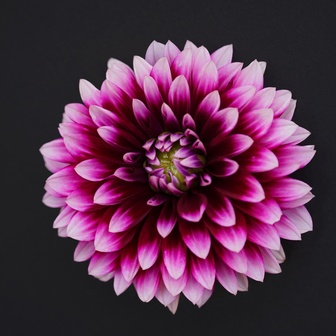
#> input picture Assignment-11/dahlia.jpg, 336 x 336 px, shrunk from 800 x 800 before the run
$ python FFT2_Sample.py
#> lines starting #> are read from the running program, lines starting #| are printed output that depends on the picture; long printed decimals are rounded
#	=====================================================================
#	Purpose: To understand the effect of Fourier Transform on an image.
#	---------------------------------------------------------------------
#	Sangeeta Biswas
#	Associate Professor
#	University of Rajshahi, Rajshahi
#	12.8.2022
#	=====================================================================

import cv2
import numpy as np
import matplotlib.pyplot as plt

def main():
    # Load image.
    img_path = 'dahlia.jpg'#GhostPepper.jpg' #PaddyField.jpeg'
    rgb = plt.imread(img_path)
#> rgb is the input picture: shape (336, 336, 3); mean R, G, B 88, 48.3, 74.2

    # Convert images
    gray = cv2.cvtColor(rgb, cv2.COLOR_RGB2GRAY)
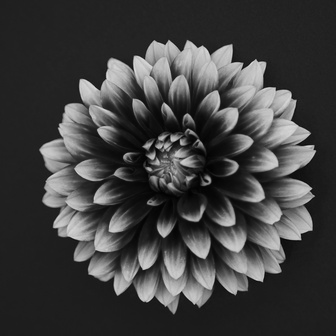
#> gray: shape (336, 336); min 2, max 224, mean 63.1

    # Perform Fast Fourier Transformation for 2D signal, i.e., image
    ftimg = np.fft.fft2(gray)
    centered_ftimg = np.fft.fftshift(ftimg)
    magnitude_spectrum = 100 * np.log(np.abs(ftimg))
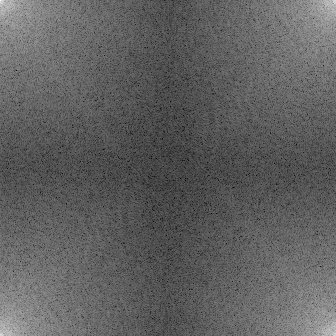
#> magnitude_spectrum: shape (336, 336) float64; min 255.7, max 1577.9, mean 756; drawn with min black and max white
    centered_magnitude_spectrum = 100 * np.log(np.abs(centered_ftimg))
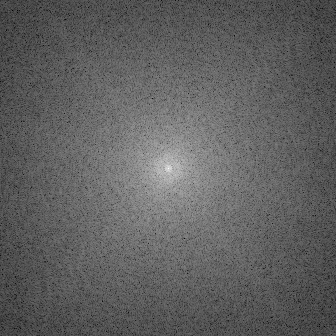
#> centered_magnitude_spectrum: shape (336, 336) float64; min 255.7, max 1577.9, mean 756; drawn with min black and max white

    print(gray.shape, ftimg.shape, centered_ftimg.shape)
#| (336, 336) (336, 336) (336, 336)
    print(gray.max(), gray.min(), ftimg.max(), ftimg.min(), centered_ftimg.max(), centered_ftimg.min())
#| 224 2 (7123924+0j) (-1082325.270+86551.63167803938j) (7123924+0j) (-1082325.270+86551.63167803938j)

    # Build a Gaussian filter.
    ncols, nrows = gray.shape
#> ncols = 336; nrows = 336
    gaussian_filter = build_gaussian_filter(ncols, nrows)
    print('Gausian :',gaussian_filter)
    # Apply Gaussian filter
    ftimg_gf = centered_ftimg * gaussian_filter
    filtered_img = np.abs(np.fft.ifft2(ftimg_gf))

    # Save images all together by matplotlib.
    img_set = [rgb, gray, magnitude_spectrum, centered_magnitude_spectrum, gaussian_filter, filtered_img]
    title_set = ['RGB', 'Gray', 'FFT2', 'Centered FFT2', 'Gaussian Filter', 'Filtered Img']
    figpath = 'figure.jpg'
    matplotlib_plot_img(img_set, title_set, figpath)

def build_gaussian_filter(ncols, nrows):
#> called with ncols = 336, nrows = 336
	sigmax, sigmay = 10, 10
	cx, cy = nrows/2, ncols/2
#> cx = 168; cy = 168
	x = np.linspace(0, nrows, nrows)
#> x = 336 values from 0 to 336
	y = np.linspace(0, ncols, ncols)
#> y = 336 values from 0 to 336
	X, Y = np.meshgrid(x, y)
	gaussian_filter = np.exp(-(((X-cx)/sigmax)**2 + ((Y-cy)/sigmay)**2))
	print(gaussian_filter.shape)
#| (336, 336)
#> (printed output is left out)
#> in main, `filtered_img = np.abs(np.fft.ifft2(ftimg_gf))`:
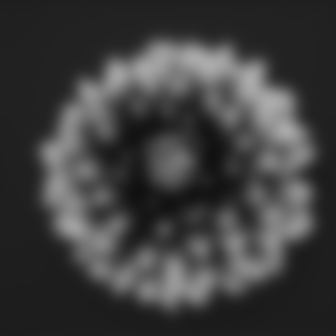
#> filtered_img: shape (336, 336) float64; min 16.42, max 172.2, mean 62.8

	return gaussian_filter

def matplotlib_plot_img(img_set, title_set, figpath):
	#plt.rcParams.update({'font.size': 12})
#> called with figpath = 'figure.jpg'
	plt.figure(figsize = (20, 20))
	n = len(img_set)
#> n = 6
	for i in range(n):
		plt.subplot(2, 3, i + 1)
		plt.title(title_set[i])
		img = img_set[i]
		ch = len(img.shape)
		if (ch == 2):
			plt.imshow(img, cmap = 'gray')
		else:
			plt.imshow(img)

	# plt.tight_layout()
	plt.savefig(figpath)
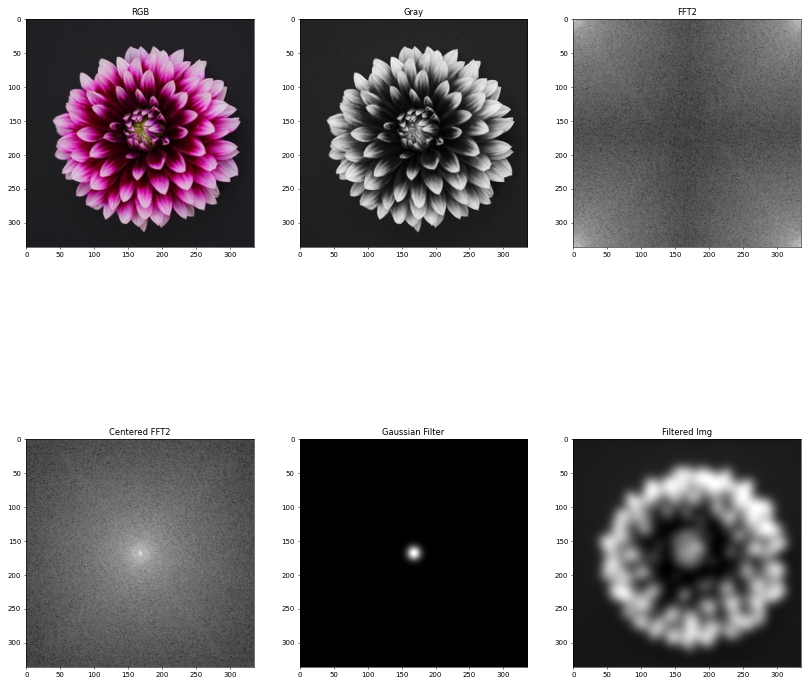
#> figure drawn by matplotlib, 6 panels
	plt.show()

if __name__ == '__main__':
	main()
